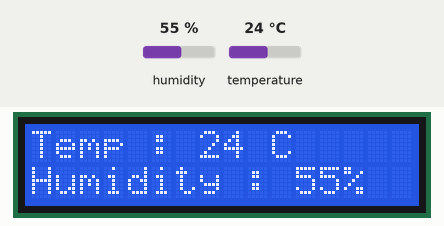
Bench run of a sketch on a simulated Arduino Mega 2560, built with avr-gcc and run on an emulated ATmega2560. On the bench: 16×2 character LCD. The inputs (shaded band) are chosen by the test bench; at power-on: humidity 55 %, temperature 24 °C.

Above: at 2.6 s.
2.7 s: humidity set to 22 %
At 4.9 s:
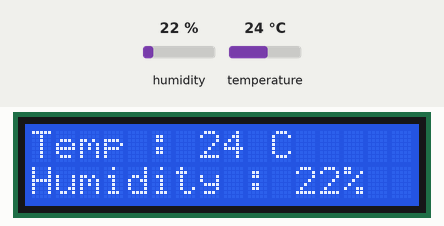
7.6 s: temperature set to 12 °C
At 9.2 s:
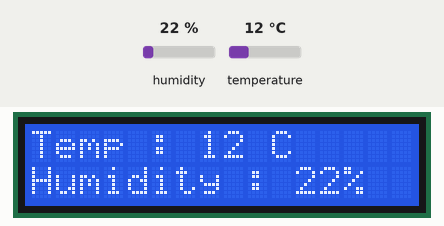
12.5 s: humidity set to 40 %
At 16.6 s:
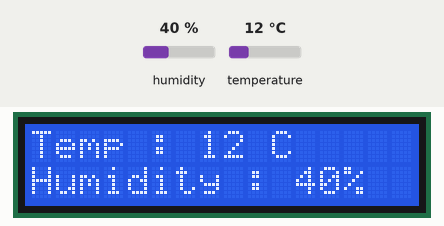
17.5 s: temperature set to 19 °C
At 21.0 s:
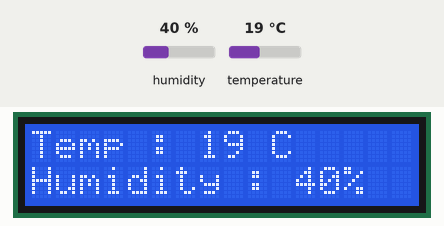
Timing chart, 0 to 22.5 s (numbered marks = the images above; inputs shaded):
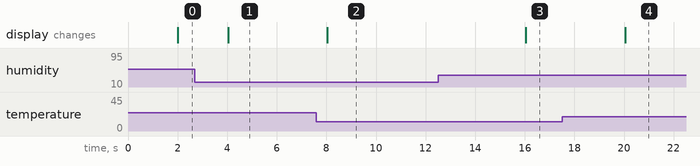

The sketch:

temperature-sensor-lcd-screen.ino
```cpp
/* Code written by Adrien Louvrier, 07/01/2021
 *
 * Objective : display the tempereture measured on a LCD display
 * Card used : Mega 2560
 *
 * Electronic Circuit :
 *
 * input :
 *  - DHT11 temperature sensor (DHTPIN -> 53, Vcc -> 5V, grd -> grd)
 *
 * output :
 *  - LCD display (rs -> 2, en -> 3, d4 -> 4, d5 -> 5, d6 -> 6, d7 -> 7)
 */

#include <DHT.h>
#include <DHT_U.h>
#include <LiquidCrystal.h>

#define DHTPIN 53 // Temperature sensor pin
#define DHTTYPE DHT11

DHT dht(DHTPIN, DHTTYPE);

const int rs = 2, en = 3, d4 = 4, d5 = 5, d6 = 6, d7 = 7; // Declaration of lcd screen pins
LiquidCrystal lcd(rs, en, d4, d5, d6, d7);

unsigned int long timerMeasure; // timer between two measurements
int temperatureValue;
int humidityValue;

void setup() {
  pinMode(DHTPIN, INPUT);

  // Init the temperature and humidity sensor
  timerMeasure = millis();
  dht.begin();
  temperatureValue = dht.readTemperature();
  humidityValue = dht.readHumidity();

  // Init the lcd screen
  lcd.begin(16,2);
  lcd.display();
}

void loop() {
  // Read the temperature and humidity values of the sensor every 2 seconds
  if (millis() - timerMeasure > 2000) {
    timerMeasure = millis(); // reset the timer
    temperatureValue = dht.readTemperature();
    humidityValue = dht.readHumidity();

    // Display the values on the lcd screen
    lcd.clear();
    lcd.setCursor(0,0);
    lcd.print("Temp : ");
    lcd.print(temperatureValue);
    lcd.print(" C");
    lcd.setCursor(0,1);
    lcd.print("Humidity : ");
    lcd.print(humidityValue);
    lcd.print("%");
  }
}
```

Measured:
- after the input at 2.7 s, the display: changes after 1.3 s (image 1)
- after the input at 7.6 s, the display: changes after 0.43 s (image 2)
- after the input at 12.5 s, the display: changes after 3.5 s (image 3)
- after the input at 17.5 s, the display: changes after 2.5 s (image 4)
